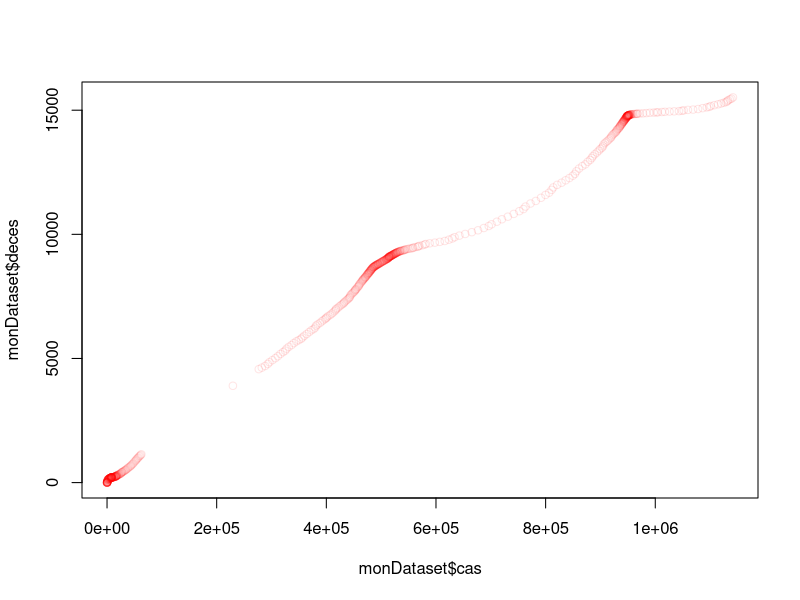
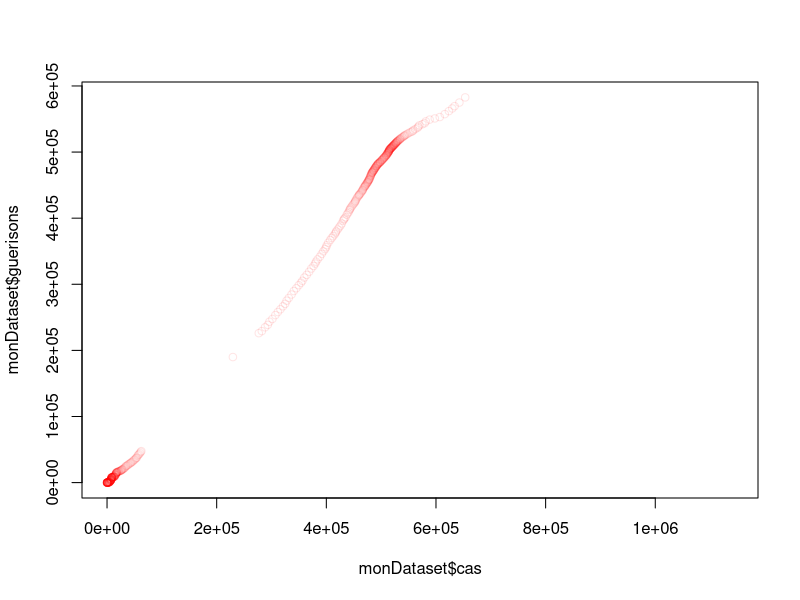
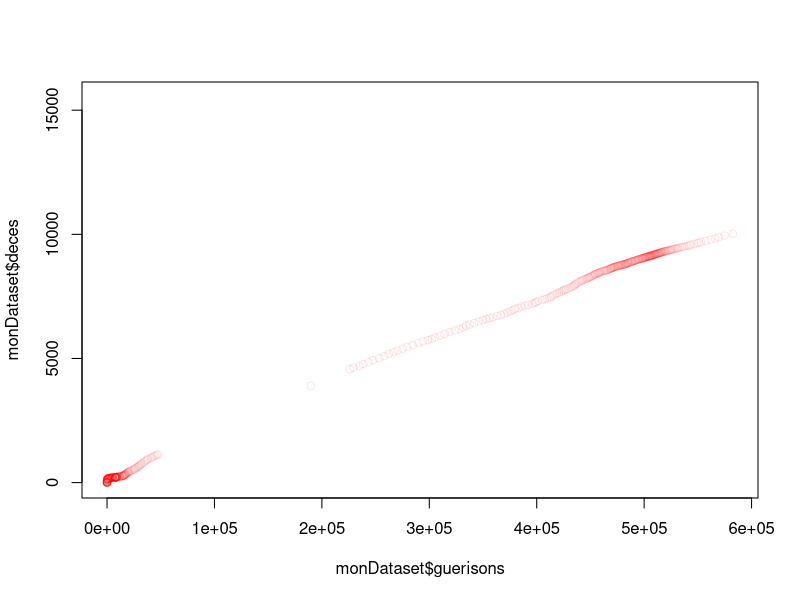
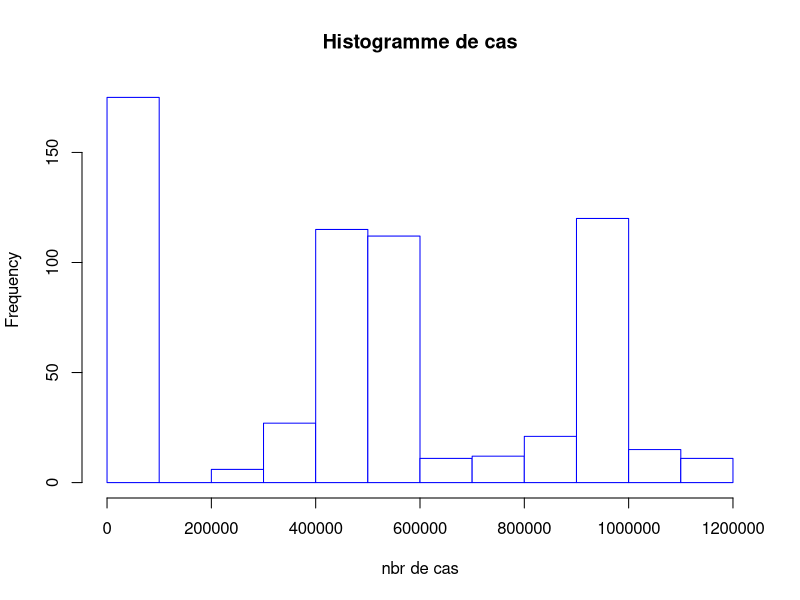
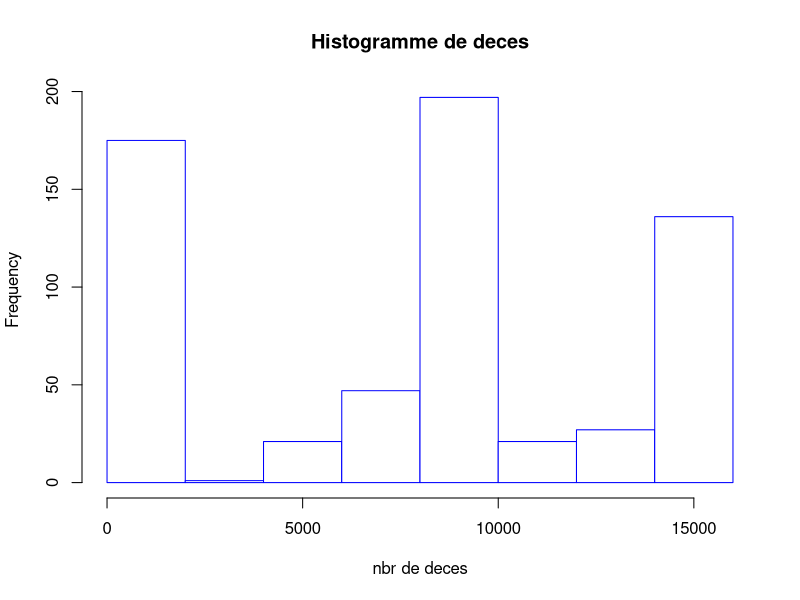
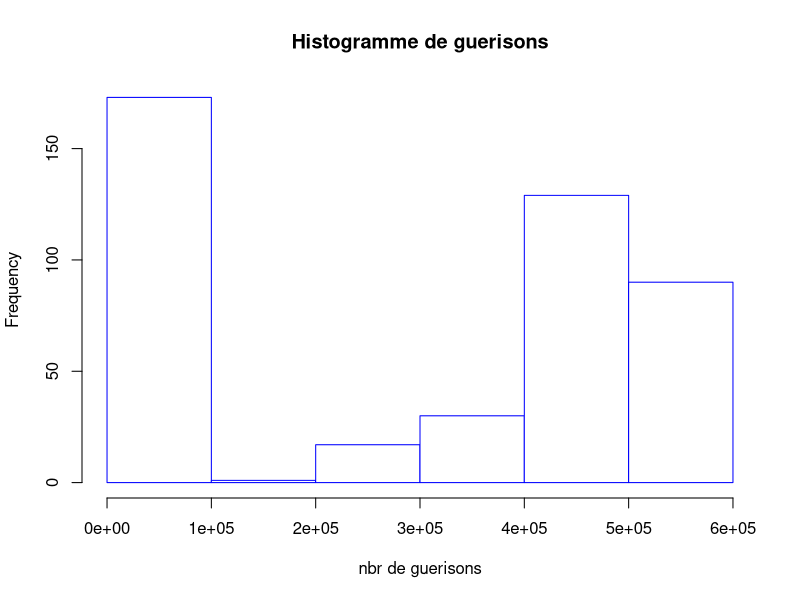
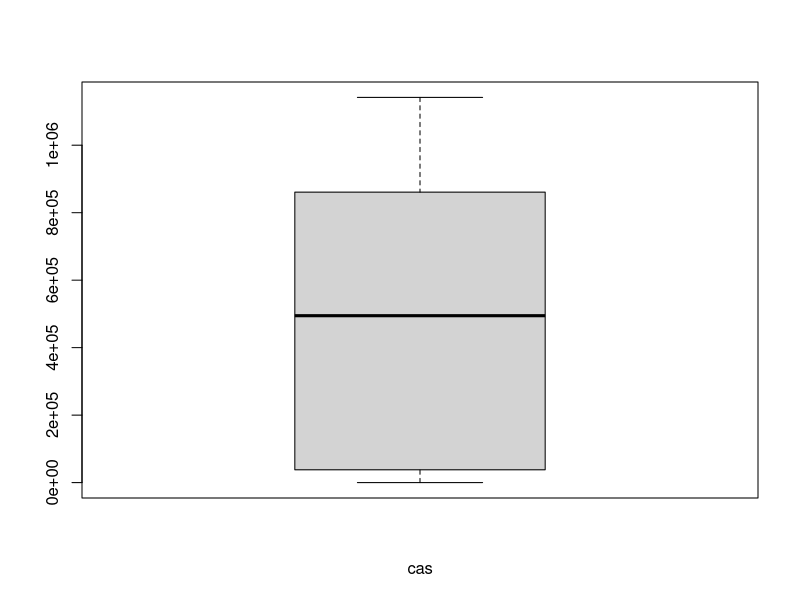
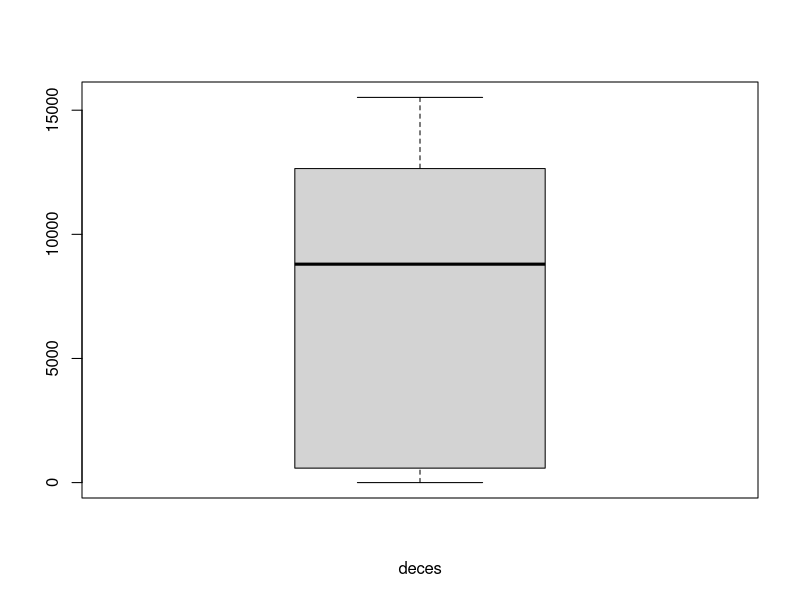

Write R code to recreate these figures, in order. (Note: this script raises an error after producing the figures.)
#-----------Etude de cas statistique/probabiliste avec R-----------#
#------L’objectif est de faire une analyse statistique de Covid-19 au Maroc.-----#

#------------------------------1-Comprehension des donnees---------------------------------------#
#a. Etablissez des statistiques descriptives, e.g. des moyennes, des icarts-types, des valeurs minimales et maximales pour chaque variable 
monDataset<-read.csv2("open_stats_coronavirus.csv")
monDataset<-monDataset[monDataset$nom=='maroc',]
View(monDataset)

max(monDataset$cas)

round(c(summary(monDataset$cas), σ=sd(monDataset$cas, na.rm = TRUE)), 2)
round(c(summary(monDataset$deces), σ=sd(monDataset$deces, na.rm = TRUE)), 2)
round(c(summary(monDataset$guerisons), σ=sd(monDataset$guerisons, na.rm = TRUE)), 2)

#b. Etablissez des graphiques, e.g. des histogrammes ou des boites i moustaches qui montrent la distribution
library(ggplot2)

plot(monDataset$cas,monDataset$deces, col = rgb(1, 0, 0, 0.1))
plot(monDataset$cas,monDataset$guerisons, col = rgb(1, 0, 0, 0.1))
plot(monDataset$guerisons,monDataset$deces, col = rgb(1, 0, 0, 0.1))

hist(monDataset$cas,main="Histogramme de cas", xlab="nbr de cas",border="blue",col="white")
hist(monDataset$deces,main="Histogramme de deces", xlab="nbr de deces",border="blue",col="white")
hist(monDataset$guerisons,main="Histogramme de guerisons", xlab="nbr de guerisons",border="blue",col="white",breaks =6)

boxplot(monDataset$cas, xlab="cas") 
boxplot(monDataset$deces, xlab="deces")
boxplot(monDataset$guerisons, xlab="guerisons")
boxplot(monDataset$cas,monDataset$deces,monDataset$guerisons,names=c("cas","deces","guerisons"),col=c("#FF8000","#FF8000","#FF8000"))

plot(x,monDataset$cas,col="red",type="l",xlab = 'jours',ylab = 'nbr cas')
plot(x,monDataset$deces,col="red",type="l",xlab = 'jours',ylab = 'nbr deces')
plot(x,monDataset$guerisons,col="red",type="l",xlab = 'jours',ylab = 'nbr guerisons')

#------------------------------2-Examination la distribution---------------------------------------#
#a. Calculer le coefficient de correlation lineaire 
c1 <- cor(monDataset$cas,monDataset$deces,use = "complete.obs")
print(c1)
c2 <- cor(monDataset$cas,monDataset$guerisons,use = "complete.obs")
print(c2)
c3 <- cor(monDataset$deces,monDataset$guerisons,use = "complete.obs")
print(c3)

#b. Faire la regression lineaire
reg1 <-lm(monDataset$cas~monDataset$deces, data=monDataset)
plot(monDataset$cas~monDataset$deces,pch=20,data=monDataset,col= rgb(0.968, 0.494, 0.094,0.1))
reg1
abline(reg1,col=rgb(0.349, 0.670, 0.211),lwd=2)

reg2 <-lm(monDataset$cas~monDataset$guerisons, data=monDataset)
plot(monDataset$cas~monDataset$guerisons,pch=20,data=monDataset,col= rgb(0.968, 0.494, 0.094,0.1))
reg2
abline(reg2,col=rgb(0.349, 0.670, 0.211),lwd=2)

reg3 <-lm(monDataset$deces~monDataset$guerisons,data=monDataset)
plot(monDataset$deces~monDataset$guerisons,pch=20,data=monDataset,col= rgb(0.968, 0.494, 0.094,0.1))
reg3
abline(reg3,col=rgb(0.349, 0.670, 0.211),lwd=2)

#----------------------------------------3-Faire une analyse probabiliste ----------------------#




